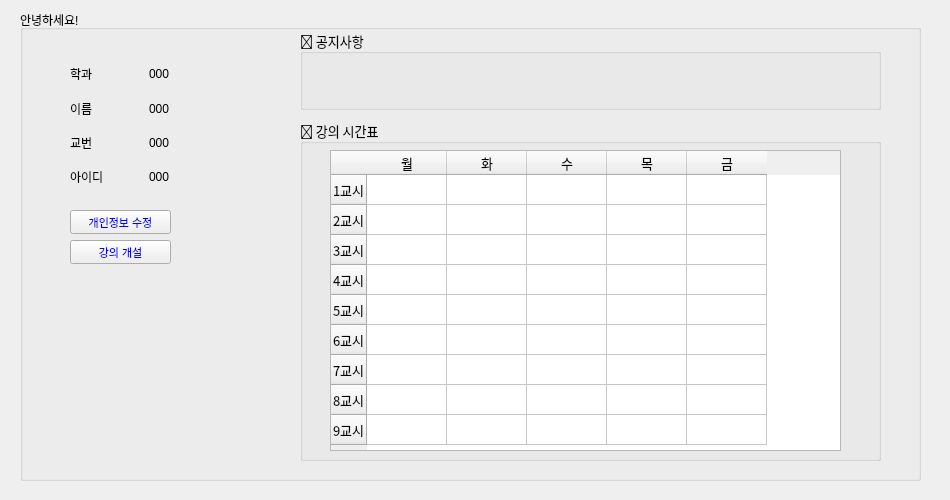
<?xml version="1.0" encoding="UTF-8"?>
<ui version="4.0">
 <class>Form</class>
 <widget class="QWidget" name="Form">
  <property name="geometry">
   <rect>
    <x>0</x>
    <y>0</y>
    <width>950</width>
    <height>500</height>
   </rect>
  </property>
  <property name="windowTitle">
   <string>Form</string>
  </property>
  <widget class="QGroupBox" name="groupBox">
   <property name="geometry">
    <rect>
     <x>20</x>
     <y>10</y>
     <width>901</width>
     <height>471</height>
    </rect>
   </property>
   <property name="title">
    <string>안녕하세요!</string>
   </property>
   <widget class="QGroupBox" name="scheduleGroupBox">
    <property name="geometry">
     <rect>
      <x>280</x>
      <y>110</y>
      <width>581</width>
      <height>341</height>
     </rect>
    </property>
    <property name="font">
     <font>
      <family>Agency FB</family>
      <pointsize>10</pointsize>
     </font>
    </property>
    <property name="title">
     <string>📅 강의 시간표</string>
    </property>
    <widget class="QTableWidget" name="tableWidget">
     <property name="geometry">
      <rect>
       <x>30</x>
       <y>30</y>
       <width>511</width>
       <height>301</height>
      </rect>
     </property>
     <attribute name="horizontalHeaderCascadingSectionResizes">
      <bool>false</bool>
     </attribute>
     <attribute name="horizontalHeaderDefaultSectionSize">
      <number>80</number>
     </attribute>
     <attribute name="verticalHeaderCascadingSectionResizes">
      <bool>false</bool>
     </attribute>
     <row>
      <property name="text">
       <string>1교시</string>
      </property>
     </row>
     <row>
      <property name="text">
       <string>2교시</string>
      </property>
     </row>
     <row>
      <property name="text">
       <string>3교시</string>
      </property>
     </row>
     <row>
      <property name="text">
       <string>4교시</string>
      </property>
     </row>
     <row>
      <property name="text">
       <string>5교시</string>
      </property>
     </row>
     <row>
      <property name="text">
       <string>6교시</string>
      </property>
     </row>
     <row>
      <property name="text">
       <string>7교시</string>
      </property>
     </row>
     <row>
      <property name="text">
       <string>8교시</string>
      </property>
     </row>
     <row>
      <property name="text">
       <string>9교시</string>
      </property>
     </row>
     <column>
      <property name="text">
       <string>월</string>
      </property>
     </column>
     <column>
      <property name="text">
       <string>화</string>
      </property>
     </column>
     <column>
      <property name="text">
       <string>수</string>
      </property>
     </column>
     <column>
      <property name="text">
       <string>목</string>
      </property>
     </column>
     <column>
      <property name="text">
       <string>금</string>
      </property>
     </column>
    </widget>
   </widget>
   <widget class="QGroupBox" name="groupBox_2">
    <property name="geometry">
     <rect>
      <x>280</x>
      <y>20</y>
      <width>581</width>
      <height>80</height>
     </rect>
    </property>
    <property name="font">
     <font>
      <family>Agency FB</family>
      <pointsize>10</pointsize>
     </font>
    </property>
    <property name="title">
     <string>📢 공지사항</string>
    </property>
    <widget class="QWidget" name="verticalLayoutWidget">
     <property name="geometry">
      <rect>
       <x>20</x>
       <y>20</y>
       <width>541</width>
       <height>51</height>
      </rect>
     </property>
     <layout class="QVBoxLayout" name="verticalLayout"/>
    </widget>
   </widget>
   <widget class="QWidget" name="infoWidget">
    <property name="geometry">
     <rect>
      <x>50</x>
      <y>50</y>
      <width>151</width>
      <height>131</height>
     </rect>
    </property>
    <layout class="QHBoxLayout" name="infoLayout">
     <item>
      <layout class="QVBoxLayout" name="labelLayout">
       <item>
        <widget class="QLabel" name="majorLabel">
         <property name="text">
          <string>학과</string>
         </property>
        </widget>
       </item>
       <item>
        <widget class="QLabel" name="nameLabel">
         <property name="font">
          <font>
           <family>Agency FB</family>
          </font>
         </property>
         <property name="text">
          <string>이름</string>
         </property>
        </widget>
       </item>
       <item>
        <widget class="QLabel" name="professorNumberLabel">
         <property name="text">
          <string>교번</string>
         </property>
        </widget>
       </item>
       <item>
        <widget class="QLabel" name="idLabel">
         <property name="text">
          <string>아이디</string>
         </property>
        </widget>
       </item>
      </layout>
     </item>
     <item>
      <layout class="QVBoxLayout" name="valueLayout">
       <item>
        <widget class="QLabel" name="majorValueLabel">
         <property name="text">
          <string>000</string>
         </property>
        </widget>
       </item>
       <item>
        <widget class="QLabel" name="nameValueLabel">
         <property name="text">
          <string>000</string>
         </property>
        </widget>
       </item>
       <item>
        <widget class="QLabel" name="professorNumberValueLabel">
         <property name="text">
          <string>000</string>
         </property>
        </widget>
       </item>
       <item>
        <widget class="QLabel" name="idValueLabel">
         <property name="text">
          <string>000</string>
         </property>
        </widget>
       </item>
      </layout>
     </item>
    </layout>
   </widget>
   <widget class="QWidget" name="verticalLayoutWidget_2">
    <property name="geometry">
     <rect>
      <x>50</x>
      <y>200</y>
      <width>101</width>
      <height>54</height>
     </rect>
    </property>
    <layout class="QVBoxLayout" name="verticalLayout_2">
     <item>
      <widget class="QPushButton" name="editInfoButton">
       <property name="font">
        <font>
         <pointsize>8</pointsize>
        </font>
       </property>
       <property name="styleSheet">
        <string notr="true">color: rgb(0, 0, 255);</string>
       </property>
       <property name="text">
        <string>개인정보 수정</string>
       </property>
      </widget>
     </item>
     <item>
      <widget class="QPushButton" name="openLectButton">
       <property name="font">
        <font>
         <pointsize>8</pointsize>
        </font>
       </property>
       <property name="styleSheet">
        <string notr="true">color: rgb(0, 0, 255);</string>
       </property>
       <property name="text">
        <string>강의 개설</string>
       </property>
      </widget>
     </item>
    </layout>
   </widget>
  </widget>
 </widget>
 <resources/>
 <connections/>
</ui>
